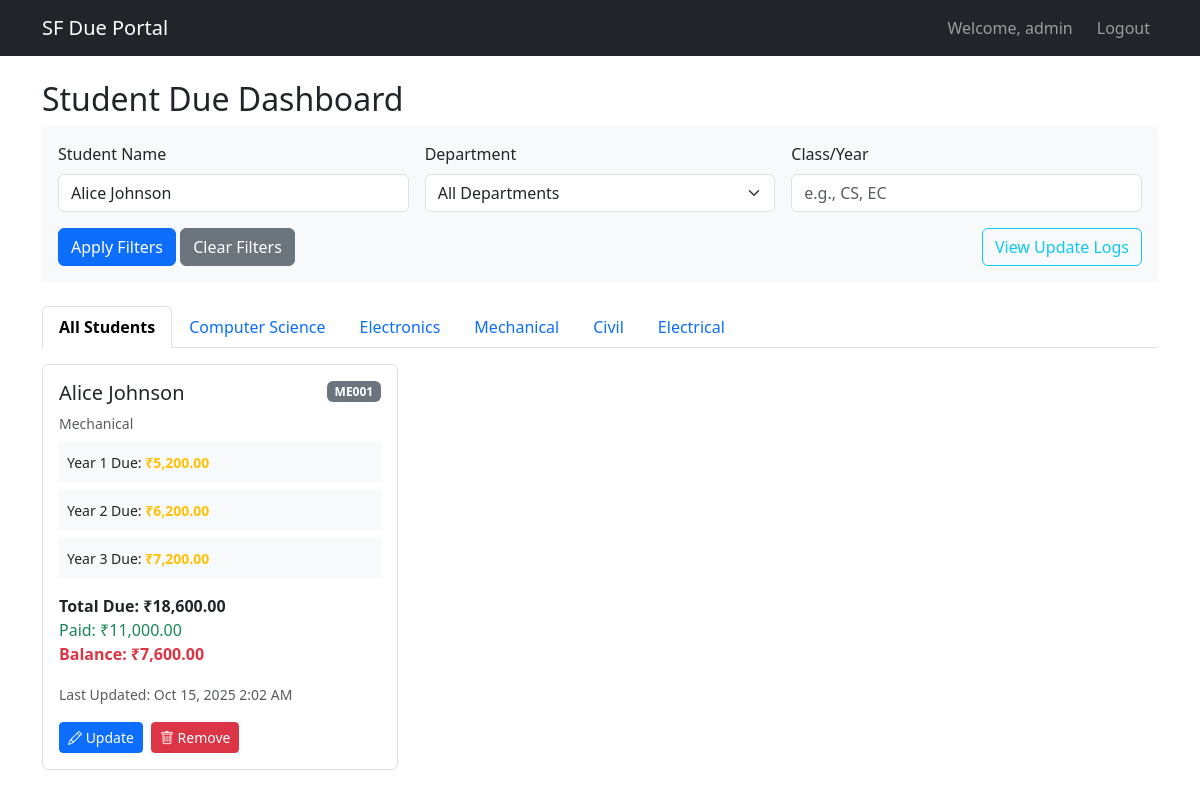
The page /dashboard.php?name=Alice Johnson (signed in) on the database its author committed.
### tables this page shows
CREATE TABLE departments (
    id INT AUTO_INCREMENT PRIMARY KEY,
    name VARCHAR(255) NOT NULL
);

CREATE TABLE students (
    id INT AUTO_INCREMENT PRIMARY KEY,
    name VARCHAR(255) NOT NULL,
    roll_no VARCHAR(50) NOT NULL,
    dept_id INT NOT NULL,
    year1_due DECIMAL(10,2) DEFAULT 0,
    year2_due DECIMAL(10,2) DEFAULT 0,
    year3_due DECIMAL(10,2) DEFAULT 0,
    total_due DECIMAL(10,2) DEFAULT 0,
    paid DECIMAL(10,2) DEFAULT 0,
    balance DECIMAL(10,2) DEFAULT 0,
    last_updated TIMESTAMP DEFAULT CURRENT_TIMESTAMP ON UPDATE CURRENT_TIMESTAMP,
    hidden BOOLEAN DEFAULT FALSE
);

### dashboard.php (the view, shortened to what this page needs)
<?php
include 'config.php';
$departments = [];
$sql = "SELECT * FROM departments";
if($stmt = $pdo->prepare($sql)){
    if($stmt->execute()){
        $departments = $stmt->fetchAll(PDO::FETCH_ASSOC);
    }
}
$name_filter = isset($_GET['name']) ? $_GET['name'] : '';
$class_filter = isset($_GET['class']) ? $_GET['class'] : '';
$sql = "SELECT s.*, d.name as dept_name FROM students s
        JOIN departments d ON s.dept_id = d.id
        WHERE s.hidden = 0";
$params = [];
if(!empty($name_filter)) {
    $sql .= " AND s.name LIKE :name";
    $params[':name'] = '%' . $name_filter . '%';
}
$sql .= " ORDER BY s.dept_id, s.roll_no";
$students = [];
if($stmt = $pdo->prepare($sql)){
    foreach($params as $key => $value) {
        $stmt->bindValue($key, $value);
    }
    if($stmt->execute()){
        $students = $stmt->fetchAll(PDO::FETCH_ASSOC);
    }
}
?>
<!DOCTYPE html>
<html lang="en">
<head>
    <link href="https://cdn.jsdelivr.net/npm/bootstrap@5.3.0/dist/css/bootstrap.min.css" rel="stylesheet">
    <link rel="stylesheet" href="https://cdn.jsdelivr.net/npm/bootstrap-icons@1.10.0/font/bootstrap-icons.css">
</head>
<body>
    <nav class="navbar navbar-expand-lg navbar-dark bg-dark">
        <div class="container">
            <a class="navbar-brand" href="#">SF Due Portal</a>
            <div class="navbar-nav ms-auto">
                <span class="navbar-text me-3">
                    Welcome, <?php echo htmlspecialchars($_SESSION["username"]); ?>
                </span>
                <a class="nav-link" href="logout.php">Logout</a>
            </div>
        </div>
    </nav>
    <div class="container mt-4">
        <div class="row">
            <div class="col-12">
                <h2>Student Due Dashboard</h2>
                <div class="filter-section">
                    <form method="GET" action="">
                        <div class="row g-3">
                            <div class="col-md-4">
                                <label for="name" class="form-label">Student Name</label>
                                <input type="text" class="form-control" id="name" name="name" value="<?php echo htmlspecialchars($name_filter); ?>" placeholder="Search by name">
                            </div>
                            <div class="col-md-4">
                                <label for="department" class="form-label">Department</label>
                                <select class="form-select" id="department" name="department">
                                    <option value="">All Departments</option>
                                </select>
                            </div>
                            <div class="col-md-4">
                                <label for="class" class="form-label">Class/Year</label>
                                <input type="text" class="form-control" id="class" name="class" value="<?php echo htmlspecialchars($class_filter); ?>" placeholder="e.g., CS, EC">
                            </div>
                            <div class="col-12">
                                <button type="submit" class="btn btn-primary">Apply Filters</button>
                                <a href="dashboard.php" class="btn btn-secondary">Clear Filters</a>
                                <a href="logs.php" class="btn btn-outline-info float-end">View Update Logs</a>
                            </div>
                        </div>
                    </form>
                </div>
                <ul class="nav nav-tabs" id="deptTabs" role="tablist">
                    <li class="nav-item" role="presentation">
                        <button class="nav-link active" id="all-tab" data-bs-toggle="tab" data-bs-target="#all" type="button" role="tab">All Students</button>
                    </li>
                    <?php foreach($departments as $dept): ?>
                    <li class="nav-item" role="presentation">
                        <button class="nav-link" id="<?php echo strtolower(str_replace(' ', '-', $dept['name'])); ?>-tab"
                                data-bs-toggle="tab"
                                data-bs-target="#<?php echo strtolower(str_replace(' ', '-', $dept['name'])); ?>"
                                type="button" role="tab">
                            <?php echo htmlspecialchars($dept['name']); ?>
                        </button>
                    </li>
                    <?php endforeach; ?>
                </ul>
                <div class="tab-content mt-3" id="deptTabContent">
                    <div class="tab-pane fade show active" id="all" role="tabpanel">
                        <div class="row" id="students-container">
                            <?php if(empty($students)): ?>
                                <div class="col-12">
                                    <div class="alert alert-info">No students found matching your criteria.</div>
                                </div>
                            <?php else: ?>
                                <?php foreach($students as $student): ?>
                                    <div class="col-md-6 col-lg-4 mb-3" data-dept="<?php echo $student['dept_id']; ?>">
                                        <?php include 'student_card.php'; ?>
                                    </div>
                                <?php endforeach; ?>
                            <?php endif; ?>
                        </div>
                    </div>
                    <?php foreach($departments as $dept): ?>
                            <?php
                            $dept_students = array_filter($students, function($s) use ($dept) {
                                return $s['dept_id'] == $dept['id'];
                            });
                            ?>
                            <?php if(empty($dept_students)): ?>
                                <div class="col-12">
                                    <div class="alert alert-info">No students found in this department.</div>
                                </div>
                            <?php else: ?>
                                <?php foreach($dept_students as $student): ?>
                                        <?php include 'student_card.php'; ?>
                                <?php endforeach; ?>
                            <?php endif; ?>
                    <?php endforeach; ?>
                </div>
            </div>
        </div>
    </div>
</body>
</html>

### student_card.php
<?php
$total_due = $student['year1_due'] + $student['year2_due'] + $student['year3_due'];
$balance = $total_due - $student['paid'];
?>
<div class="student-card">
    <div class="d-flex justify-content-between align-items-start mb-2">
        <h5 class="card-title mb-0"><?php echo htmlspecialchars($student['name']); ?></h5>
        <span class="badge bg-secondary"><?php echo htmlspecialchars($student['roll_no']); ?></span>
    </div>
    <p class="text-muted small mb-2"><?php echo htmlspecialchars($student['dept_name']); ?></p>
    <div class="year-due">
        <small>Year 1 Due: <span class="due-amount text-warning">₹<?php echo number_format($student['year1_due'], 2); ?></span></small>
    </div>
    <div class="year-due">
        <small>Year 2 Due: <span class="due-amount text-warning">₹<?php echo number_format($student['year2_due'], 2); ?></span></small>
    </div>
    <div class="year-due">
        <small>Year 3 Due: <span class="due-amount text-warning">₹<?php echo number_format($student['year3_due'], 2); ?></span></small>
    </div>
    <div class="d-flex justify-content-between mt-3">
        <div>
            <div class="fw-bold">Total Due: ₹<?php echo number_format($total_due, 2); ?></div>
            <div class="text-success">Paid: ₹<?php echo number_format($student['paid'], 2); ?></div>
            <div class="text-danger fw-bold">Balance: ₹<?php echo number_format($balance, 2); ?></div>
        </div>
    </div>
    <div class="mt-3">
        <small class="text-muted">Last Updated: <?php echo date('M j, Y g:i A', strtotime($student['last_updated'])); ?></small>
    </div>
    <div class="mt-3 d-flex gap-2">
        <button class="btn btn-sm btn-primary update-student-btn"
                data-id="<?php echo $student['id']; ?>"
                data-name="<?php echo htmlspecialchars($student['name']); ?>"
                data-roll_no="<?php echo htmlspecialchars($student['roll_no']); ?>"
                data-dept_id="<?php echo $student['dept_id']; ?>"
                data-year1_due="<?php echo $student['year1_due']; ?>"
                data-year2_due="<?php echo $student['year2_due']; ?>"
                data-year3_due="<?php echo $student['year3_due']; ?>"
                data-paid="<?php echo $student['paid']; ?>">
            <i class="bi bi-pencil"></i> Update
        </button>
        <button class="btn btn-sm btn-danger remove-student-btn" data-id="<?php echo $student['id']; ?>">
            <i class="bi bi-trash"></i> Remove
        </button>
    </div>
</div>

### dashboard.php (style rules this page uses)
.student-card { border: 1px solid #dee2e6; border-radius: 0.375rem; padding: 1rem; margin-bottom: 1rem; transition: all 0.3s ease; }
.due-amount { font-weight: bold; }
.year-due { background-color: #f8f9fa; padding: 0.5rem; border-radius: 0.25rem; margin-bottom: 0.5rem; }
.nav-tabs .nav-link.active { font-weight: bold; }
.filter-section { background-color: #f8f9fa; padding: 1rem; border-radius: 0.375rem; margin-bottom: 1.5rem; }

### rows shown on the page
departments: name "Computer Science"
departments: name "Electronics"
departments: name "Mechanical"
departments: name "Civil"
departments: name "Electrical"
students: name "Alice Johnson", roll_no "ME001", departments.name "Mechanical", year1_due "5,200.00", year2_due "6,200.00", year3_due "7,200.00", total_due "18,600.00", paid "11,000.00", balance "7,600.00", last_updated "Oct 15, 2025 2:02 AM"

### other values the page prints
$_SESSION["username"] "admin"
